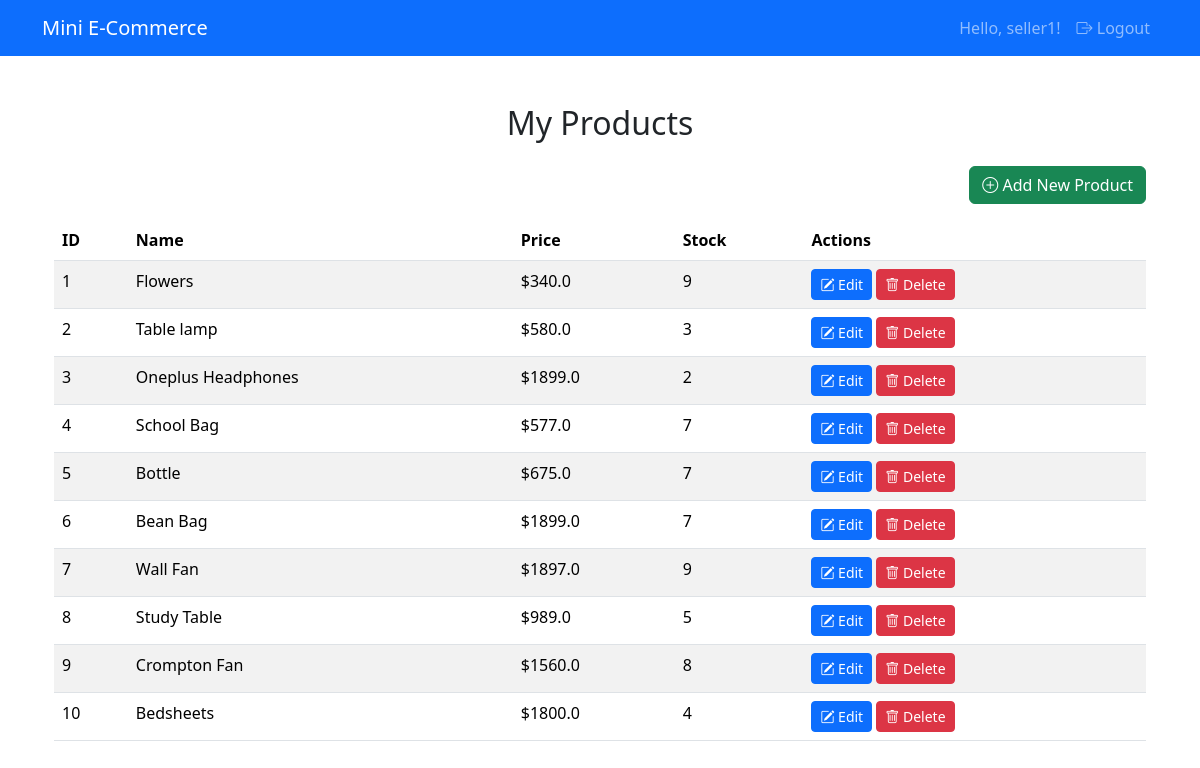
The app's page /products/seller (signed in) with its own data.
### routes/users/users.py (models this page shows, shortened)
class User(db.Model):
    id = db.Column(db.Integer, primary_key=True)
    username = db.Column(db.String(100), nullable=False, unique=True)
    email = db.Column(db.String(100), nullable=False, unique=True)
    password = db.Column(db.String(200), nullable=False)
    role = db.Column(db.String(20), nullable=False, default="customer")

### routes/products/products.py (models this page shows)
class Product(db.Model):
    id = db.Column(db.Integer, primary_key=True)
    name = db.Column(db.String(100), nullable=False)
    price = db.Column(db.Float, nullable=False)
    stock = db.Column(db.Integer, nullable=False)
    seller_id = db.Column(db.Integer, nullable=False)

### routes/products/products.py (the view)
@products_bp.route("/seller")
@login_required
def seller_dashboard_products():
    if current_user.role != "seller":
        flash("Access denied!", "danger")
        return redirect(url_for("users.login"))
    products = Product.query.filter_by(seller_id=current_user.id).all()
    return render_template("products/seller_products.html", products=products)

### app.py (called while the page is built)
@login_manager.user_loader
def load_user(user_id):
    from routes.users.users import User
    return User.query.get(int(user_id))

### templates/products/seller_products.html
{% extends "base.html" %}
{% block content %}
<div class="container mt-5">
  <h2 class="text-center mb-4">My Products</h2>
  <div class="mb-3 text-end">
    <a href="{{ url_for('products.add_product') }}" class="btn btn-success">
      <i class="bi bi-plus-circle"></i> Add New Product
    </a>
  </div>
  <table class="table table-striped">
    <thead>
      <tr>
        <th>ID</th>
        <th>Name</th>
        <th>Price</th>
        <th>Stock</th>
        <th>Actions</th>
      </tr>
    </thead>
    <tbody>
      {% for product in products %}
      <tr>
        <td>{{ product.id }}</td>
        <td>{{ product.name }}</td>
        <td>${{ product.price }}</td>
        <td>{{ product.stock }}</td>
        <td>
          <a href="{{ url_for('products.edit_product', product_id=product.id) }}"
             class="btn btn-primary btn-sm">
             <i class="bi bi-pencil-square"></i> Edit
          </a>
          <a href="{{ url_for('products.delete_product', product_id=product.id) }}"
             class="btn btn-danger btn-sm">
             <i class="bi bi-trash"></i> Delete
          </a>
        </td>
      </tr>
      {% endfor %}
    </tbody>
  </table>
</div>
{% endblock %}

### templates/base.html (shortened to what this page needs)
<!DOCTYPE html>
<html lang="en">
<head>
    <link href="https://cdn.jsdelivr.net/npm/bootstrap@5.3.2/dist/css/bootstrap.min.css" rel="stylesheet">
    <link href="https://cdn.jsdelivr.net/npm/bootstrap-icons@1.10.5/font/bootstrap-icons.css" rel="stylesheet">
</head>
<body>
    <nav class="navbar navbar-expand-lg navbar-dark bg-primary">
        <div class="container">
            <a class="navbar-brand" href="{{ url_for('home') }}">Mini E-Commerce</a>
            <div class="collapse navbar-collapse" id="navbarNav">
                <ul class="navbar-nav ms-auto">
                    {% if current_user.is_authenticated %}
                        <li class="nav-item">
                            <span class="nav-link">Hello, {{ current_user.username }}!</span>
                        </li>
                        <li class="nav-item">
                            <a class="nav-link btn btn-outline-light btn-sm" href="{{ url_for('users.logout') }}">
                                <i class="bi bi-box-arrow-right"></i> Logout
                            </a>
                        </li>
                    {% endif %}
                </ul>
            </div>
        </div>
    </nav>
    <div class="container mt-4">
        {% block content %}{% endblock %}
    </div>
</body>
</html>

### records on screen
User: username "seller1"
Product: id "1", name "Flowers", price "340.0", stock "9"
Product: id "2", name "Table lamp", price "580.0", stock "3"
Product: id "3", name "Oneplus Headphones", price "1899.0", stock "2"
Product: id "4", name "School Bag", price "577.0", stock "7"
Product: id "5", name "Bottle", price "675.0", stock "7"
Product: id "6", name "Bean Bag", price "1899.0", stock "7"
Product: id "7", name "Wall Fan", price "1897.0", stock "9"
Product: id "8", name "Study Table", price "989.0", stock "5"
Product: id "9", name "Crompton Fan", price "1560.0", stock "8"
Product: id "10", name "Bedsheets", price "1800.0", stock "4"
